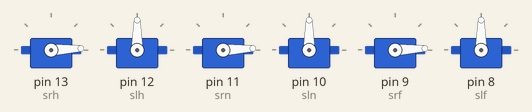
Simulated run of this sketch. Board: Arduino Uno, built with avr-gcc and run on an emulated ATmega328P. Shown: 6 × servo.

Above: at 0.05 s.
At 0.65 s:
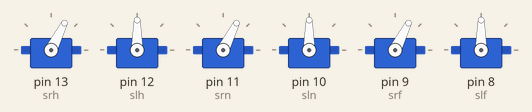
At 1.5 s:
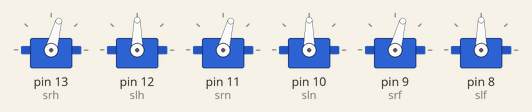
At 3.0 s:
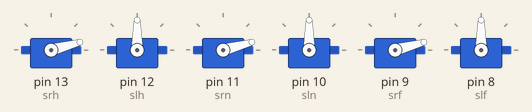
At 4.9 s:
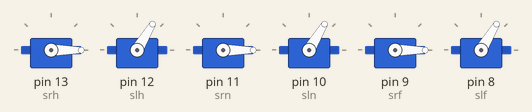
At 6.8 s:
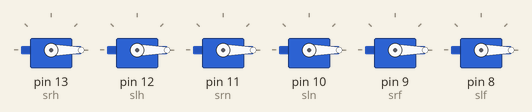
Timing chart, 0 to 8.8 s (numbered marks = the images above):
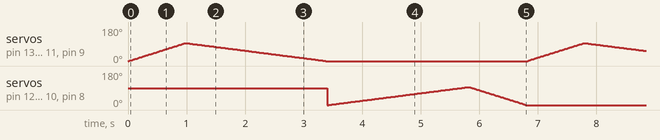

The sketch:

sourceCode.ino
```cpp
#include <Servo.h>

Servo srh,slh,srn,sln,srf,slf;
int pos = 0;
void setup() {
  srh.attach(13);
  slh.attach(12);
  srn.attach(11);
  sln.attach(10);
  srf.attach(9);
  slf.attach(8);
}


void loop() {
  for (pos = 0; pos <= 95; pos += 1) {
       srh.write(pos);
       srn.write(pos);
       srf.write(pos);
    delay(10);
  }
  for (pos = 95; pos >= 0; pos -= 1) {
       srh.write(pos);
       srn.write(pos);
       srf.write(pos);
    delay(25);
  }
  for (pos = 0; pos <= 95; pos += 1) {
       slh.write(pos);
       sln.write(pos);
       slf.write(pos);
    delay(25);
  }
  for (pos = 95; pos >= 0; pos -= 1) {
       slh.write(pos);
       sln.write(pos);
       slf.write(pos);
    delay(10);
  }
}
```
